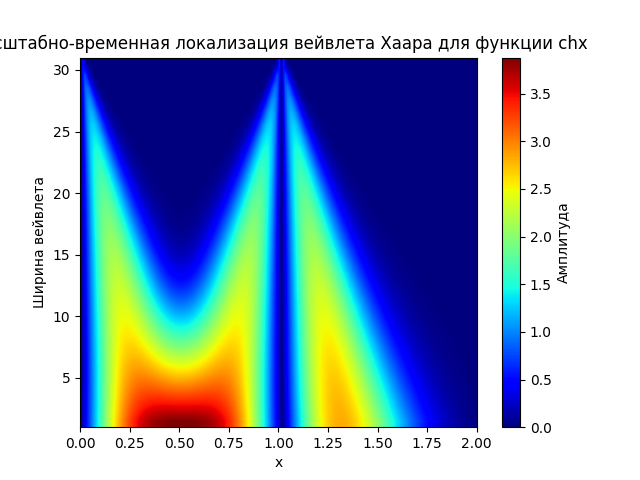

Here is the Python script that generated this plot:
import numpy as np
import matplotlib.pyplot as plt
from scipy.signal import cwt, ricker

# Определение функции chx


def chx(x):
    return 1 if 0 <= x <= 1 else 0


# Создание массива x значений от 0 до 2 с шагом 0.01
x_values = np.arange(0, 2, 0.01)

# Определение функции chx для массива x_values
chx_values = np.array([chx(x) for x in x_values])

# Определение ширин вейвлета для масштабирования в различные временные точки
widths = np.arange(1, 31)

# Применение непрерывного вейвлет-преобразования (CWT) к функции chx
cwt_result = cwt(chx_values, ricker, widths)

# Построение графика масштабно-временной локализации
plt.imshow(np.abs(cwt_result), extent=[
           0, 2, 1, 31], cmap='jet', aspect='auto', interpolation='bilinear')
plt.colorbar(label='Амплитуда')
plt.title('Масштабно-временная локализация вейвлета Хаара для функции chx')
plt.xlabel('x')
plt.ylabel('Ширина вейвлета')
plt.show()
